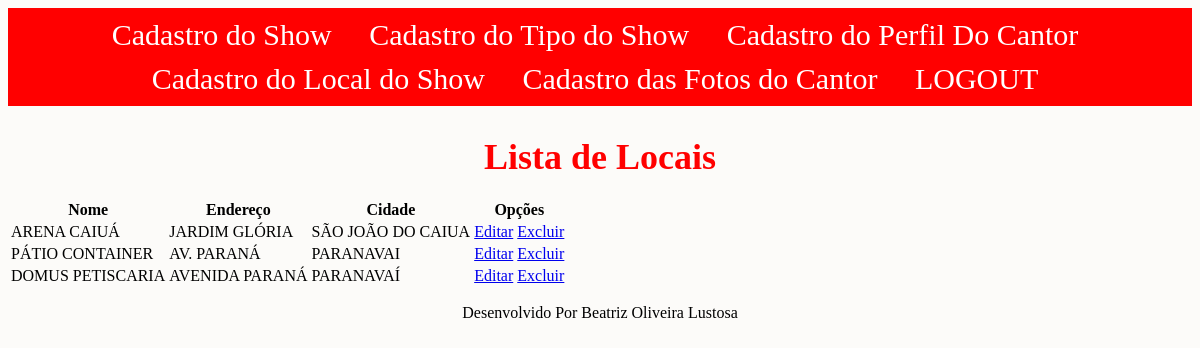
Page /ver/local/ (signed in) on the committed database.
### paginas/models.py (models this page shows, shortened)
class Local(models.Model):
    nome = models.CharField(max_length=100)
    endereco = models.CharField(max_length=100)
    cidade = models.CharField(max_length=100)

### paginas/views.py (the view)
# urls.py: path("ver/local/", LocalList.as_view(), name="ver-local"),
class LocalList(LoginRequiredMixin, ListView):
    model = Local
    template_name = 'ver/local.html'

### paginas/templates/ver/local.html
{% extends "paginas/index.html" %}
{% load static %}
{% block conteudo %}
<h2>Lista de Locais</h2>
<table>
  <thead>
    <tr>
      <th>Nome</th>
      <th>Endereço</th>
      <th>Cidade</th>
      <th>Opções</th>
    </tr>
  </thead>
  <tbody>
  {% for local in object_list %}
    <tr>
      <td>{{ local.nome }}</td>
      <td>{{ local.endereco }}</td>
      <td>{{ local.cidade }}</td>
      <td>
        <a href="{% url "editar-local" local.pk %}">Editar</a>
        <a href="{% url "excluir-local" local.pk %}">Excluir</a>
      </td>
    </tr>
  {% empty %}
    <tr>
      <td colspan="4">Nenhum local encontrado.</td>
    </tr>
  {% endfor %}
  </tbody>
 </table>
{% endblock %}

### static/css/estilo.css (style rules this page uses)
h2 { font-size: 36px; font-weight: 900; text-align: center; margin-bottom: 20px; color: #ff0000; }
body { background-color: #fcfbf9; }

### rows in the picture
Local: nome "ARENA CAIUÁ", endereco "JARDIM GLÓRIA", cidade "SÃO JOÃO DO CAIUA"
Local: nome "PÁTIO CONTAINER", endereco "AV. PARANÁ", cidade "PARANAVAI"
Local: nome "DOMUS PETISCARIA", endereco "AVENIDA PARANÁ", cidade "PARANAVAÍ"
